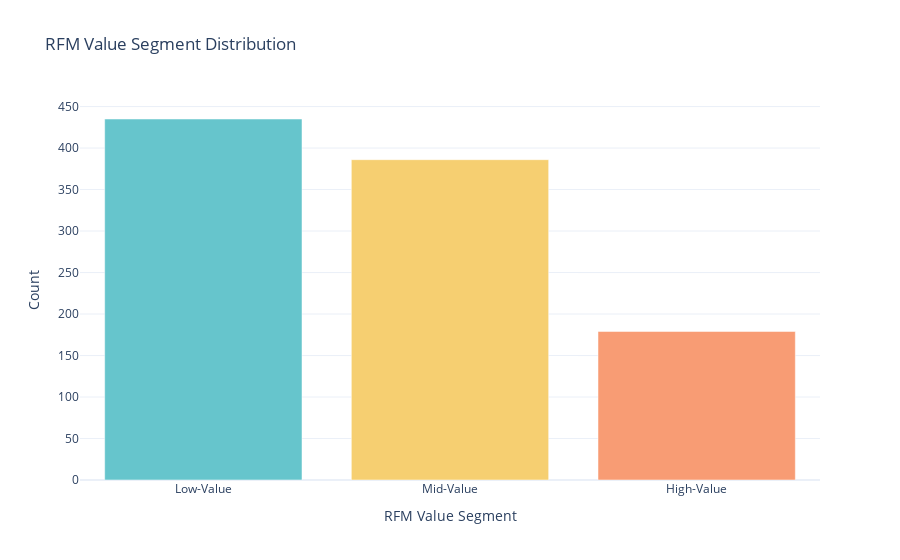

The notebook cell saved with this chart:
### Code cell
# RFM Segment Distribution
segment_counts = data['Value Segment'].value_counts().reset_index()
segment_counts.columns = ['Value Segment', 'Count']

pastel_colors = px.colors.qualitative.Pastel

# Create the bar chart
fig_segment_dist = px.bar(segment_counts, x='Value Segment', y='Count', 
                          color='Value Segment', color_discrete_sequence=pastel_colors,
                          title='RFM Value Segment Distribution')

# Update the layout
fig_segment_dist.update_layout(xaxis_title='RFM Value Segment',
                              yaxis_title='Count',
                              showlegend=False)

# Show the figure
fig_segment_dist.show()

### Figure 1 — Plotly figure (JSON) as saved in the notebook; plotly's stock layout.template omitted (floating-point values rounded to 4 significant figures)
{"data": [{"alignmentgroup": "True", "hovertemplate": "Value Segment=%{x}<br>Count=%{y}<extra></extra>", "legendgroup": "Low-Value", "marker": {"color": "rgb(102, 197, 204)", "pattern": {"shape": ""}}, "name": "Low-Value", "offsetgroup": "Low-Value", "orientation": "v", "showlegend": true, "textposition": "auto", "type": "bar", "x": ["Low-Value"], "xaxis": "x", "y": [435], "yaxis": "y"}, {"alignmentgroup": "True", "hovertemplate": "Value Segment=%{x}<br>Count=%{y}<extra></extra>", "legendgroup": "Mid-Value", "marker": {"color": "rgb(246, 207, 113)", "pattern": {"shape": ""}}, "name": "Mid-Value", "offsetgroup": "Mid-Value", "orientation": "v", "showlegend": true, "textposition": "auto", "type": "bar", "x": ["Mid-Value"], "xaxis": "x", "y": [386], "yaxis": "y"}, {"alignmentgroup": "True", "hovertemplate": "Value Segment=%{x}<br>Count=%{y}<extra></extra>", "legendgroup": "High-Value", "marker": {"color": "rgb(248, 156, 116)", "pattern": {"shape": ""}}, "name": "High-Value", "offsetgroup": "High-Value", "orientation": "v", "showlegend": true, "textposition": "auto", "type": "bar", "x": ["High-Value"], "xaxis": "x", "y": [179], "yaxis": "y"}], "layout": {"autosize": true, "barmode": "relative", "legend": {"title": {"text": "Value Segment"}, "tracegroupgap": 0}, "showlegend": false, "title": {"text": "RFM Value Segment Distribution"}, "xaxis": {"anchor": "y", "autorange": true, "categoryarray": ["Low-Value", "Mid-Value", "High-Value"], "categoryorder": "array", "domain": [0, 1], "range": [-0.5, 2.5], "title": {"text": "RFM Value Segment"}, "type": "category"}, "yaxis": {"anchor": "x", "autorange": true, "domain": [0, 1], "range": [0, 457.9], "title": {"text": "Count"}, "type": "linear"}}}
